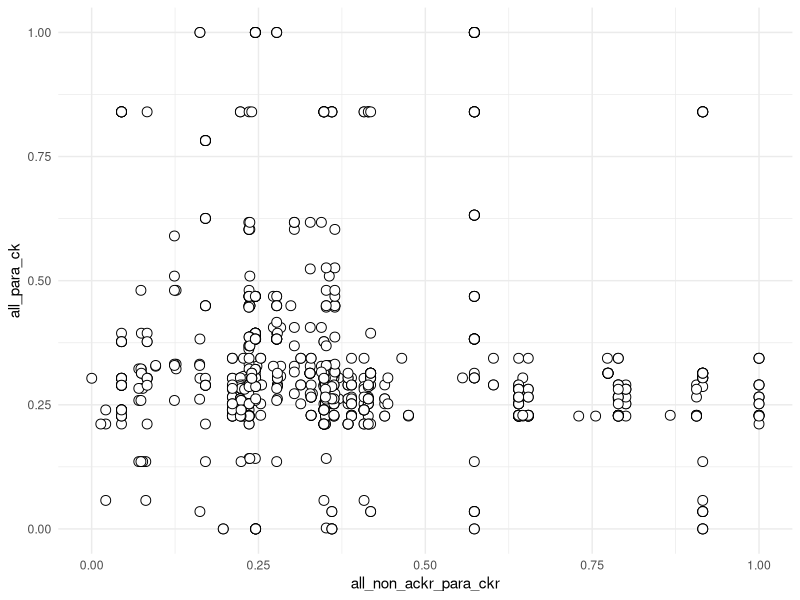

This chart was generated by the following R code:
# Name:     01_cons_by_cons_plot.R
# Updated:  20221020
# Author:   Andrew Kleist

# packages, working directory
setwd("~/Desktop/Volkman_Lab/BABU_VOLKMAN/CHEMOKINE_PRJ/Data/chemokine_gpcr_ms/")
library(tidyverse)

# NOTE 1 (20210407):
# Note that ECL2 residues prior to 45x50 have poor structural conservation
# due to variability in length of the loop between the two ECL2 beta sheets;
# consequently, changing the alignment to an ECL2.Cm nomenclature by removing
# gaps prior to 45x50 would not have approximated ECL2 structures and would
# thus have little meaning. As  such, ECL2 conservation scores prior to
# 45x50 are not comparable across paralogs and are excluded from the contacts
# represented in the figure

##### 1:  GET CONSERVED  CHEMOKINE-GPCR CONTACTS ###############################

  # import data
  rin <- read_csv("05_integrate/output/RIN_CONS_CLASS.csv")
  
  # plot
  rin %>%
    # filter(no_pdb >4) %>%
    ggplot(aes(all_non_ackr_para_ckr, all_para_ck))  +
    geom_point(shape = 21, colour = "black", fill = "white", size = 3, stroke = 0.5) +
    # scale_size(range = c(2, 8)) +
    xlim(0,1) +
    ylim(0,1) +
    theme_minimal()
  
  
  rin <- rin %>% filter((all_cc_cxc_para_ck >= 0.5) & (all_non_ackr_para_ckr >= 0.5))  %>%
     select(file, ck, ckr, source_gnccn, target_gnccn, no_pdb) %>% unique() %>%
     select(file)  %>% unique()
  

  
  
  
